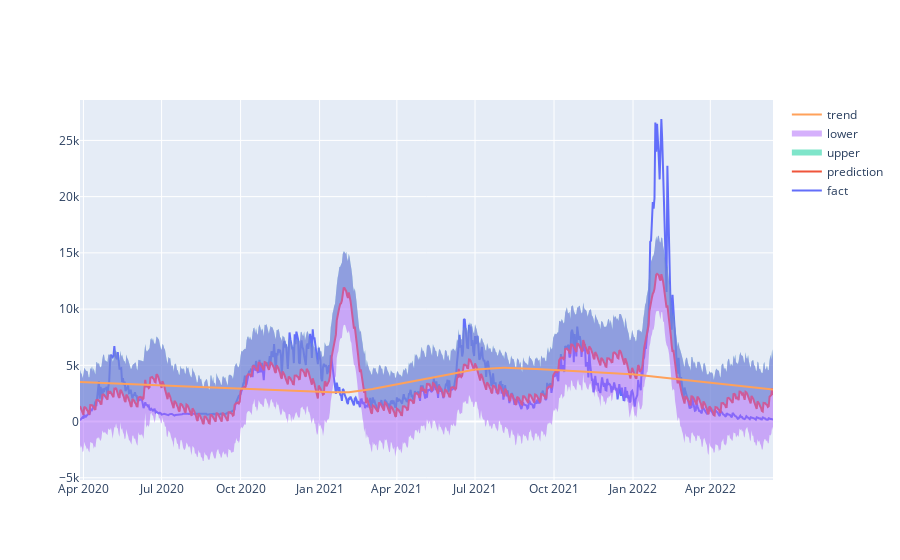

The notebook cell saved with this chart:
### Code cell
from plotly.offline import download_plotlyjs, init_notebook_mode, plot, iplot
import plotly.graph_objs as go
init_notebook_mode(connected = True)

iplot([
    go.Scatter(x=pr_2['ds'], y=pr_2['y'], name='fact'),
    go.Scatter(x=forecast_2['ds'], y=forecast_2['yhat'], name='prediction'),
    go.Scatter(x=forecast_2['ds'], y=forecast_2['yhat_upper'], fill='tonexty', mode='none', name='upper'),
    go.Scatter(x=forecast_2['ds'], y=forecast_2['yhat_lower'], fill='tonexty', mode='none', name='lower'),
    go.Scatter(x=forecast_2['ds'], y=forecast_2['trend'], name='trend')
])

### Figure 1 — Plotly figure (JSON) as saved in the notebook; plotly's stock layout.template omitted (floating-point values rounded to 4 significant figures; data arrays with more than 128 entries replaced by an {"elided": "..."} marker saying what was removed)
{"data": [{"name": "fact", "type": "scatter", "x": {"elided": "808 str values"}, "y": {"elided": "808 int values"}}, {"name": "prediction", "type": "scatter", "x": {"elided": "808 str values"}, "y": {"elided": "808 float values"}}, {"fill": "tonexty", "mode": "none", "name": "upper", "type": "scatter", "x": {"elided": "808 str values"}, "y": {"elided": "808 float values"}}, {"fill": "tonexty", "mode": "none", "name": "lower", "type": "scatter", "x": {"elided": "808 str values"}, "y": {"elided": "808 float values"}}, {"name": "trend", "type": "scatter", "x": {"elided": "808 str values"}, "y": {"elided": "808 float values"}}], "layout": {}}
